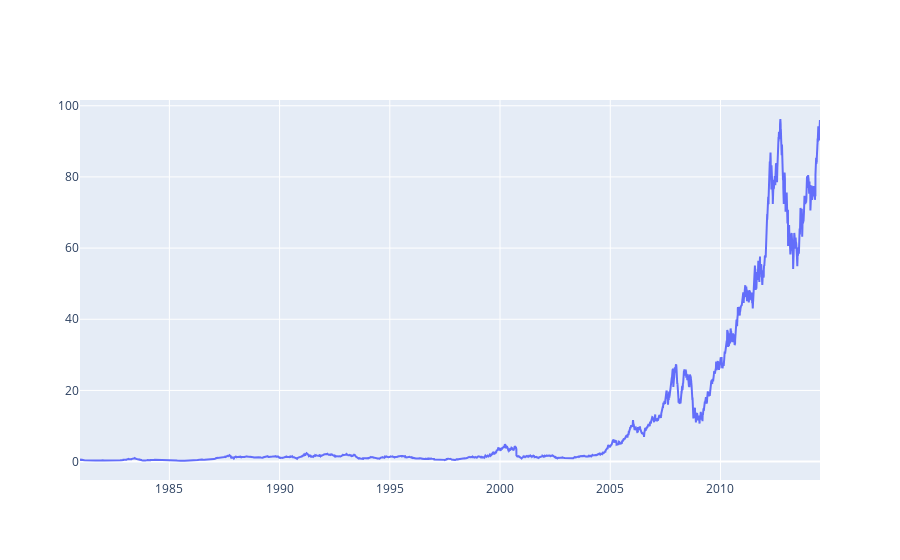

The cell this chart's notebook holds for it:
### Code cell
fig = go.Figure(data=go.Scatter(x=apple.index, y=apple['Adj Close'], mode='lines'))
fig.show()

### Figure 1 — Plotly figure (JSON) as saved in the notebook; plotly's stock layout.template omitted (floating-point values rounded to 4 significant figures; data arrays with more than 128 entries replaced by an {"elided": "..."} marker saying what was removed)
{"data": [{"mode": "lines", "type": "scatter", "x": {"elided": "8465 str values"}, "y": {"elided": "8465 float values"}}], "layout": {}}
